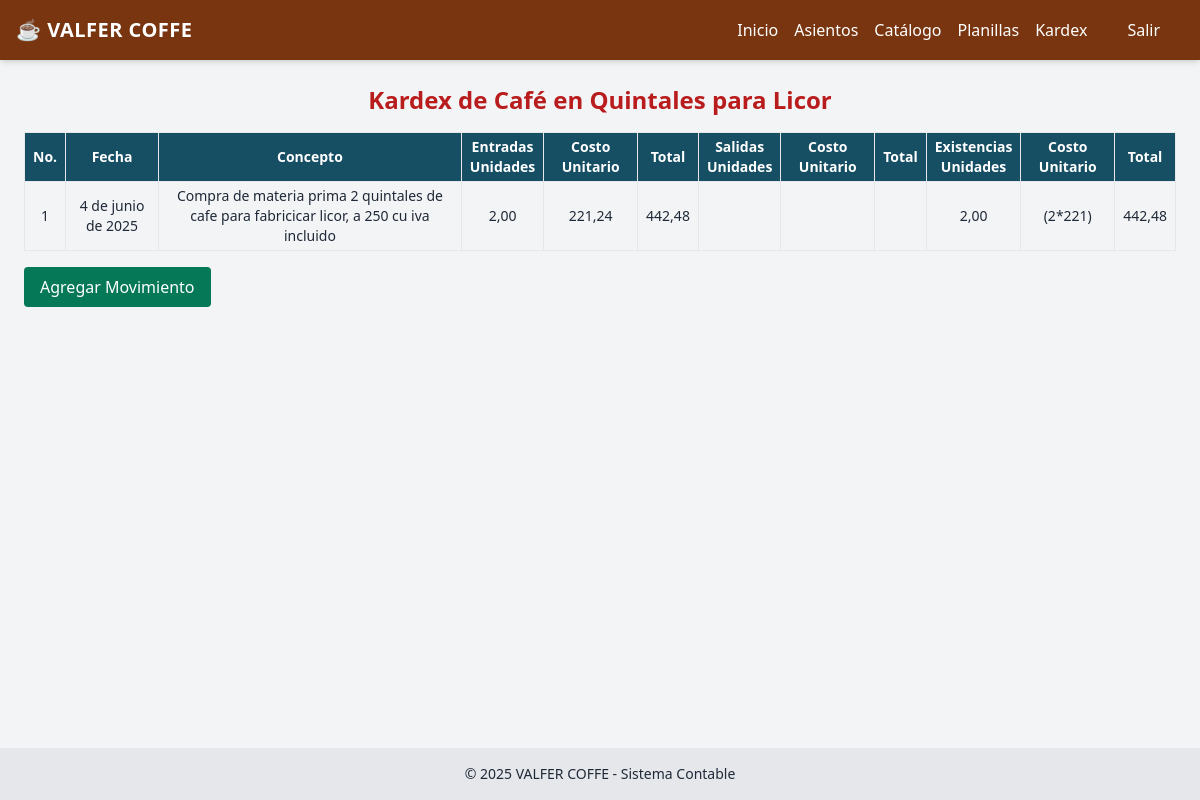
Page /kardex/2/ on the committed database.
### contabilidad/models.py (models this page shows, shortened)
class MateriaPrima(models.Model):
    nombre = models.CharField(max_length=100)
    unidad_medida = models.CharField(max_length=20)  # Ej: 'quintal', 'botella', 'litro'

class KardexMateriaPrima(models.Model):
    materia_prima = models.ForeignKey(MateriaPrima, on_delete=models.CASCADE)
    fecha = models.DateField()
    tipo_movimiento = models.CharField(max_length=20, choices=[('entrada','Entrada'),('salida','Salida'),('proceso','Consumo Proceso')])
    concepto = models.CharField(max_length=255, blank=True, null=True)  # Ej: factura, proceso, etc.
    cantidad = models.DecimalField(max_digits=12, decimal_places=2)
    costo_unitario = models.DecimalField(max_digits=12, decimal_places=6)
    total = models.DecimalField(max_digits=12, decimal_places=2)
    saldo_cantidad = models.DecimalField(max_digits=12, decimal_places=2)
    saldo_total = models.DecimalField(max_digits=12, decimal_places=2)

### contabilidad/views.py (the view)
# urls.py: path('kardex/<int:materia_prima_id>/', views.kardex_materia_prima_list, name='kardex_materia_prima_list'),
def kardex_materia_prima_list(request, materia_prima_id):
    materia = get_object_or_404(MateriaPrima, id=materia_prima_id)
    movimientos = KardexMateriaPrima.objects.filter(materia_prima=materia).order_by('fecha', 'id')
    existencias_peps = calcular_existencias_peps(movimientos)
    porcentaje_iva = Decimal("13")  # Usa Decimal, no float
    existencias_peps = calcular_existencias_peps(movimientos, porcentaje_iva=porcentaje_iva)
    factor_iva = Decimal('1') + (porcentaje_iva / Decimal('100'))
    movimientos_ext = []
    for mov in movimientos:
        costo_unitario_sin_iva = (mov.costo_unitario / factor_iva).quantize(Decimal('0.01'))
        total_sin_iva = (mov.total / factor_iva).quantize(Decimal('0.01'))
        movimientos_ext.append({
            'mov': mov,
            'costo_unitario_sin_iva': costo_unitario_sin_iva,
            'total_sin_iva': total_sin_iva,
        })
    movimientos_y_lotes = zip(movimientos_ext, existencias_peps)
    return render(request, 'inventario/kardex_materia_prima_list.html', {
        'materia': materia,
        'movimientos_y_lotes': movimientos_y_lotes,
        'porcentaje_iva': porcentaje_iva,
    })

### contabilidad/templates/inventario/kardex_materia_prima_list.html (shortened to what this page needs)
{% extends 'contabilidad/base.html' %}
{% block content %}
  <h2 class="text-2xl font-bold mb-4 text-center text-red-700">Kardex de {{ materia.nombre }}</h2>
  <div class="overflow-x-auto">
    <table class="w-full text-sm border text-center">
      <thead class="bg-cyan-900 text-white">
        <tr>
          <th class="border px-2 py-1">No.</th>
          <th class="border px-2 py-1">Fecha</th>
          <th class="border px-2 py-1">Concepto</th>
          <th class="border px-2 py-1">
            Entradas<br />Unidades
          </th>
          <th class="border px-2 py-1">Costo Unitario</th>
          <th class="border px-2 py-1">Total</th>
          <th class="border px-2 py-1">
            Salidas<br />Unidades
          </th>
          <th class="border px-2 py-1">Costo Unitario</th>
          <th class="border px-2 py-1">Total</th>
          <th class="border px-2 py-1">
            Existencias<br />Unidades
          </th>
          <th class="border px-2 py-1">Costo Unitario</th>
          <th class="border px-2 py-1">Total</th>
        </tr>
      </thead>
      <tbody>
        {% for mov_ext, exist in movimientos_y_lotes %}
          <tr>
            <td class="border px-2 py-1">{{ forloop.counter }}</td>
            <td class="border px-2 py-1">{{ mov_ext.mov.fecha }}</td>
            <td class="border px-2 py-1">{{ mov_ext.mov.concepto }}</td>
            {% if mov_ext.mov.tipo_movimiento == 'entrada' %}
              <td class="border px-2 py-1">{{ mov_ext.mov.cantidad|floatformat:2 }}</td>
              <td class="border px-2 py-1">{{ mov_ext.costo_unitario_sin_iva|floatformat:2 }}</td>
              <td class="border px-2 py-1">{{ mov_ext.total_sin_iva|floatformat:2 }}</td>
              <td class="border px-2 py-1"></td>
              <td class="border px-2 py-1"></td>
              <td class="border px-2 py-1"></td>
            {% endif %}
            <td class="border px-2 py-1">{{ exist.unidades_totales|floatformat:2 }}</td>
            <td class="border px-2 py-1">{{ exist.detalle|safe }}</td>
            <td class="border px-2 py-1">{{ exist.valor_total|floatformat:2 }}</td>
          </tr>
        {% endfor %}
      </tbody>
    </table>
  </div>
  <div class="mt-4">
    <a href="{% url 'kardex_materia_prima_nuevo' materia.id %}" class="inline-block bg-emerald-700 text-white px-4 py-2 rounded hover:bg-emerald-800 transition">Agregar Movimiento</a>
  </div>
{% endblock %}

### rows in the picture
MateriaPrima: nombre "Café en Quintales para Licor"
KardexMateriaPrima: mov.fecha "4 de junio de 2025", mov.concepto "Compra de materia prima 2 quintales de cafe para fabricicar licor, a 250 cu iva incluido", mov.cantidad "2,00", costo_unitario_sin_iva "221,24", total_sin_iva "442,48", unidades_totales "2,00", detalle "(2*221)", valor_total "442,48"
